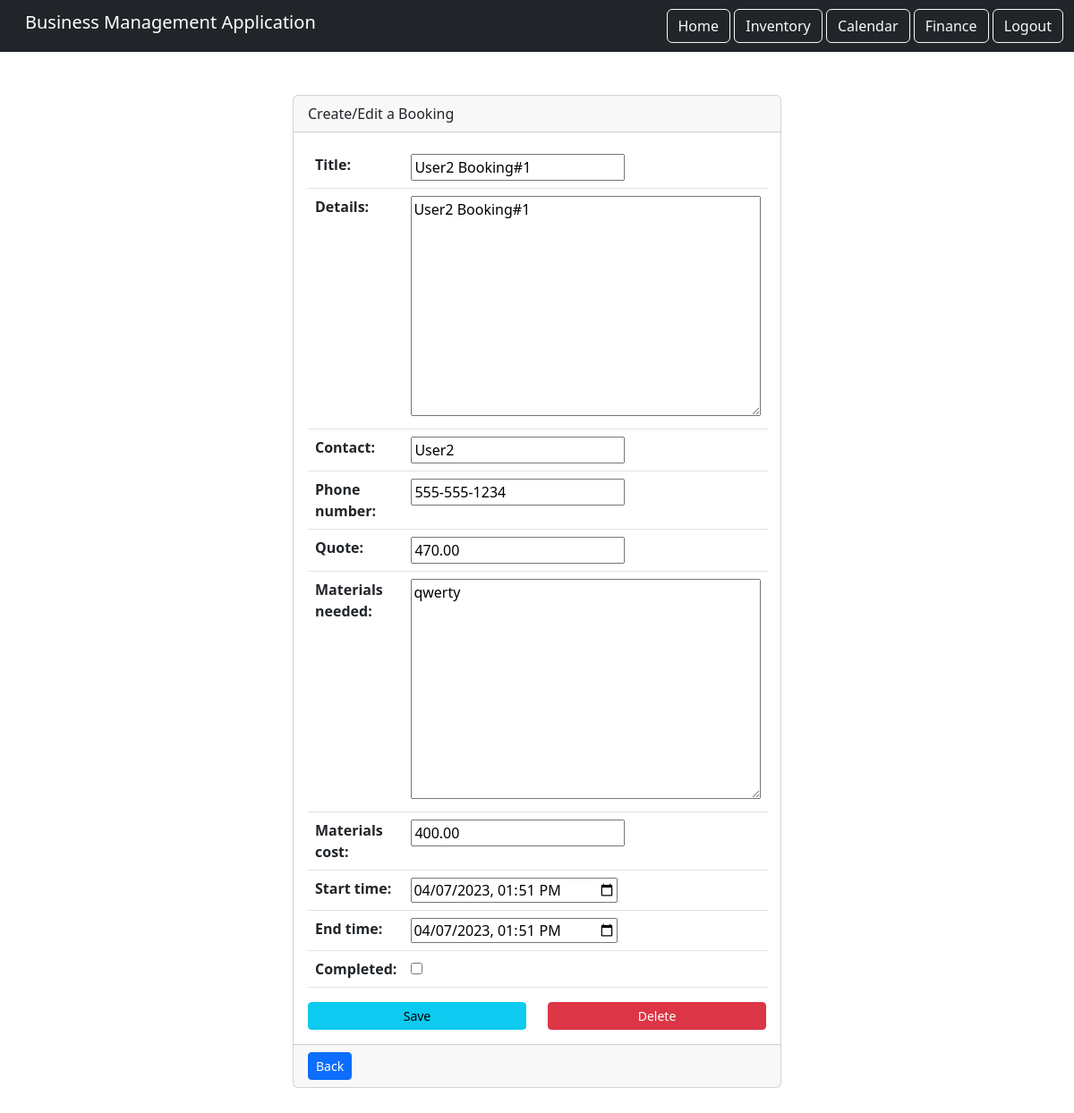
The app's page /calendar/booking/edit/64/ (signed in) with its own data.
### calendar_component/models.py (models this page shows, shortened)
class Booking(models.Model):
    title = models.CharField(max_length=200)
    details = models.TextField()
    contact = models.CharField(max_length=200)
    phone_number = models.CharField(max_length=15)
    quote = models.DecimalField(max_digits=10, decimal_places=2)
    materials_needed = models.TextField()
    materials_cost = models.DecimalField(max_digits=10, decimal_places=2)
    start_time = models.DateTimeField()
    end_time = models.DateTimeField()
    completed = models.BooleanField(default=False)
    user = models.ForeignKey(User, on_delete=models.CASCADE, related_name='bookings')

### calendar_component/views.py (the view)
# urls.py: path('booking/edit/<int:booking_id>/', views.booking, name='booking_edit'),
def booking(request, booking_id=None):
    if booking_id: # checks if there is a bookingid and if there is make sure it is for the user
        booking = get_object_or_404(Booking, pk=booking_id, user=request.user)
    else:
        booking = Booking() # creates a new booking instance if there is no bookingid
    if request.method == 'POST': # makes sure the booking form is sent using a POST request
        form = BookingForm(request.POST, instance=booking) # adds booking details to the form
        if form.is_valid():
            booking = form.save(commit=False)
            booking.user = request.user  # links the booking with the user
            booking.save()
            return HttpResponseRedirect(reverse('calendar_component:calendar'))
    else:
        form = BookingForm(instance=booking) # if not a POST request form remains and booking is not saved
    return render(request, 'booking.html', {'form': form}) # displays booking page with the booking form

### calendar_component/forms.py
class BookingForm(ModelForm):
    completed = BooleanField(required=False) # adding completed to the form
    class Meta:
        model = Booking
        exclude = ('user',)  # dont want user to appear on the form
        widgets = {
            'start_time': DateInput(attrs={'type': 'datetime-local'}, format='%Y-%m-%dT%H:%M'), # displayes the booked start and end times in the widgets
            'end_time': DateInput(attrs={'type': 'datetime-local'}, format='%Y-%m-%dT%H:%M'),
        }
        fields = '__all__' # sets all feilds to the form except whats excluded
    def __init__(self, *args, **kwargs): # when the form is created it will set the date and time
        super(BookingForm, self).__init__(*args, **kwargs)
        self.fields['start_time'].input_formats = ('%Y-%m-%dT%H:%M',)
        self.fields['end_time'].input_formats = ('%Y-%m-%dT%H:%M',)

### calendar_component/templates/booking.html (shortened to what this page needs)
{% extends 'base.html' %}
{% load static %}
{% block content %}
<div class="row">
    <div class="col-md-6 mx-auto">
        <div class="card">
            <div class="card-header">Create/Edit a Booking</div>
            <div class="card-body">
                <form method="post">
                    <div class="form-group">
                        <table class="table">
                            {{ form }}
                        </table>
                    </div>
                   <div class="row d-flex justify-content-center">
                    {% if not form.instance.pk %}
                        <div class="col-5 d-flex justify-content-center">
                            <button type="submit" class="btn btn-sm btn-info w-100">Save</button>
                        </div>
                    {% else %}
                        <div class="col-6 d-flex justify-content-center">
                            <button type="submit" class="btn btn-sm btn-info w-100">Save</button>
                        </div>
                        <div class="col-6 d-flex justify-content-center">
                            <button type="button" class="btn btn-sm btn-danger w-100" data-bs-toggle="modal" data-bs-target="#deleteModal-{{ form.instance.pk }}">Delete</button>
                        </div>
                    {% endif %}
                </div>
                </form>
            </div>
            <div class="card-footer">
                <a href="{% url 'calendar_component:calendar' %}" class="btn btn-sm btn-primary">Back</a>
            </div>
        </div>
    </div>
</div>
{% endblock content %}

### static/css/style.css (style rules this page uses)
a { color: #17a2b8; }

### records on screen
Booking: title "User2 Booking#1", details "User2 Booking#1", contact "User2", phone_number "555-555-1234", quote "470.00", materials_needed "qwerty", materials_cost "400.00", start_time "04/07/2023 13:51", end_time "04/07/2023 13:51"
